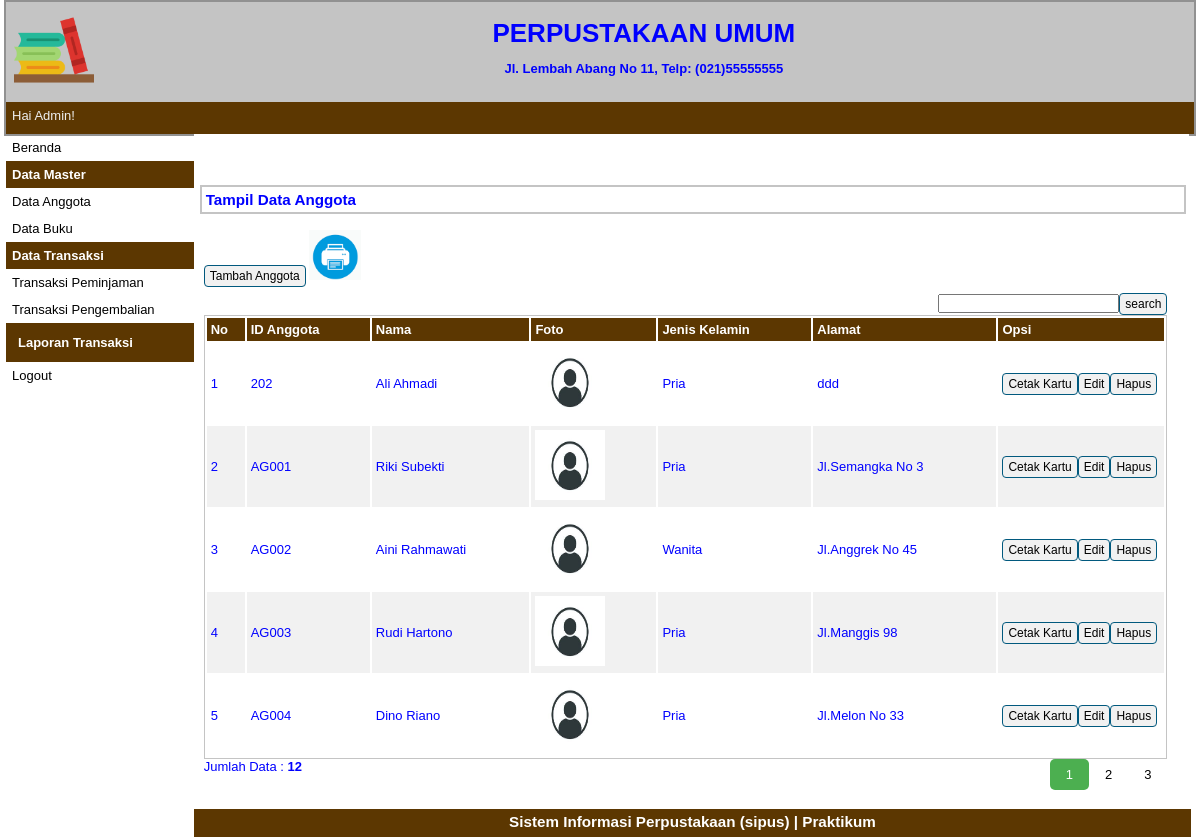
Screenshot of /index.php?p=anggota (signed in) with the database file from the repository.
### tables this page shows
CREATE TABLE `tbanggota` (
  `idanggota` varchar(5) NOT NULL,
  `nama` varchar(30) NOT NULL,
  `jeniskelamin` varchar(10) NOT NULL,
  `alamat` varchar(40) NOT NULL,
  `status` varchar(20) NOT NULL
);

### pages/anggota.php (the view, shortened to what this page needs)
<div id="label-page"><h3>Tampil Data Anggota</h3></div>
<div id="content">
	<p id="tombol-tambah-container"><a href="index.php?p=anggota-input" class="tombol">Tambah Anggota</a>
	<a target="_blank" href="pages/cetak.php"><img src="print.png" height="50px" height="50px"></a>
	<FORM CLASS="form-inline" METHOD="POST">
	<div align="right"><form method=post><input type="text" name="pencarian"><input type="submit" name="search" value="search" class="tombol"></form>
	</FORM>
	</p>
	<table id="tabel-tampil">
		<tr>
			<th id="label-tampil-no">No</td>
			<th>ID Anggota</th>
			<th>Nama</th>
			<th>Foto</th>
			<th>Jenis Kelamin</th>
			<th>Alamat</th>
			<th id="label-opsi">Opsi</th>
		</tr>
		<?php
		$batas = 5;
		extract($_GET);
		if(empty($hal)){
			$posisi = 0;
			$hal = 1;
			$nomor = 1;
		}
		else {
			$posisi = ($hal - 1) * $batas;
			$nomor = $posisi+1;
		}
		if($_SERVER['REQUEST_METHOD'] == "POST"){
			$pencarian = trim(mysqli_real_escape_string($db, $_POST['pencarian']));
			if($pencarian != ""){
				$sql = "SELECT * FROM tbanggota WHERE nama LIKE '%$pencarian%'
						OR idanggota LIKE '%$pencarian%'
						OR jeniskelamin LIKE '%$pencarian%'
						OR alamat LIKE '%$pencarian%'";
				$query = $sql;
				$queryJml = $sql;
			}
			else {
				$query = "SELECT * FROM tbanggota LIMIT $posisi, $batas";
				$queryJml = "SELECT * FROM tbanggota";
				$no = $posisi * 1;
			}
		}
		else {
			$query = "SELECT * FROM tbanggota LIMIT $posisi, $batas";
			$queryJml = "SELECT * FROM tbanggota";
		}
		$q_tampil_anggota = mysqli_query($db, $query);
		if(mysqli_num_rows($q_tampil_anggota)>0)
		{
		while($r_tampil_anggota=mysqli_fetch_array($q_tampil_anggota)){
			if(empty($r_tampil_anggota['foto'])or($r_tampil_anggota['foto']=='-'))
				$foto = "admin-no-photo.jpg";
			else
				$foto = $r_tampil_anggota['foto'];
		?>
		<tr>
			<td><?php echo $nomor; ?></td>
			<td><?php echo $r_tampil_anggota['idanggota']; ?></td>
			<td><?php echo $r_tampil_anggota['nama']; ?></td>
			<td><img src="images/<?php echo $foto; ?>" width=70px height=70px></td>
			<td><?php echo $r_tampil_anggota['jeniskelamin']; ?></td>
			<td><?php echo $r_tampil_anggota['alamat']; ?></td>
			<td>
				<div class="tombol-opsi-container"><a target="_blank" href="pages/cetak_kartu.php?id=<?php echo $r_tampil_anggota['idanggota'];?>" class="tombol">Cetak Kartu</a></div>
				<div class="tombol-opsi-container"><a href="index.php?p=anggota-edit&id=<?php echo $r_tampil_anggota['idanggota'];?>" class="tombol">Edit</a></div>
				<div class="tombol-opsi-container"><a href="proses/anggota-hapus.php?id=<?php echo $r_tampil_anggota['idanggota']; ?>" onclick = "return confirm ('Apakah Anda Yakin Akan Menghapus Data Ini?')" class="tombol">Hapus</a></div>
			</td>
		</tr>
		<?php $nomor++; }
		}
		else {
			echo "<tr><td colspan=6>Data Tidak Ditemukan</td></tr>";
		}?>
	</table>
	<?php
	if(isset($_POST['pencarian'])){
	if($_POST['pencarian']!=''){
		echo "<div style=\"float:left;\">";
		$jml = mysqli_num_rows(mysqli_query($db, $queryJml));
		echo "Data Hasil Pencarian: <b>$jml</b>";
		echo "</div>";
	}
	}
	else{ ?>
		<div style="float: left;">
		<?php
			$jml = mysqli_num_rows(mysqli_query($db, $queryJml));
			echo "Jumlah Data : <b>$jml</b>";
		?>
		</div>
		<div class="pagination">
				<?php
				$jml_hal = ceil($jml/$batas);
				for($i=1; $i<=$jml_hal; $i++){
					if($i != $hal){
						echo "<a href=\"?p=anggota&hal=$i\">$i</a>";
					}
					else {
						echo "<a class=\"active\">$i</a>";
					}
				}
				?>
		</div>
	<?php
	}
	?>
</div>

### index.php (shortened to what this page needs)
<?php
if(isset($_SESSION['sesi'])){
?>
<!doctype html>
<html>
<head>
	<link rel="stylesheet" type="text/css" href="style.css">
</head>
<body >
	<div id="container">
		<div id="header">
			<div id="logo-perpustakaan-container">
				<image id="logo-perpustakaan" src="images/logo-perpustakaan3.png" border=0 style="border:0; text-decoration:none; outline:none">
			</div>
			<div id="nama-alamat-perpustakaan-container">
				<div class="nama-alamat-perpustakaan">
					<h1> PERPUSTAKAAN UMUM </h1>
				</div>
				<div class="nama-alamat-perpustakaan">
					<h4>Jl. Lembah Abang No 11, Telp: (021)55555555</h4>
				</div>
			</div>
		</div>
		<div id="header2">
			<div id="nama-user">Hai <?php echo$_SESSION['sesi']; ?>!</div>
		</div>
		<div id="sidebar">
			<a href="index.php?p=beranda">Beranda</a>
			<p class="label-navigasi">Data Master</p>
			<ul>
				<li><a href="index.php?p=anggota">Data Anggota</a></li>
				<li><a href="index.php?p=buku">Data Buku</a></li>
			</ul>
			<p class="label-navigasi">Data Transaksi</p>
			<ul>
				<li><a href="index.php?p=transaksi-peminjaman">Transaksi Peminjaman</a></li>
				<li><a href="index.php?p=transaksi-pengembalian">Transaksi Pengembalian</a></li>
			</ul>
			<p class="label-navigasi" style="color: white;"><a href="index.php?p=transaksi-peminjaman"  style="color: white;">Laporan Transaksi</a></p>
			<a href="logout.php">Logout</a>
		</div>
		<div id="content-container">
			    <div class="container">
		<div class="row"><br/><br/><br/>
		</div>
    </div>
		<?php
			$pages_dir='pages';
			if(!empty($_GET['p'])){
				$pages=scandir($pages_dir,0);
				unset($pages[0],$pages[1]);
				$p=$_GET['p'];
				if(in_array($p.'.php',$pages)){
					include($pages_dir.'/'.$p.'.php');
				}else{
					echo'Halaman Tidak Ditemukan';
				}
			}else{
				include($pages_dir.'/beranda.php');
			}
		?>
		</div>
		<div id="footer"><h3>Sistem Informasi Perpustakaan (sipus) | Praktikum </h3></div>
	</div>
</body>
</html>
<?php
}
else {
	echo "<script>
		alert('Anda Harus Login Dahulu!');
	</script>";
	header('location:login.php');
}
?>

### style.css (style rules this page uses)
* { margin:0px; padding:0px }
body { font-family:sans-serif; font-size:13px; color:blue; }
.pagination { display: inline-block; }
.pagination a { color: black; float: left; padding: 8px 16px; text-decoration: none; }
.pagination a.active { background-color: #4CAF50; color: white; border-radius: 5px; }
#container { width:99%; margin:0px auto; border:2px solid #919191; background-color:#C4C4C4; }
#header { width:100%; height:100px; background-color:#C4C4C4; }
#logo-perpustakaan-container { float:left; width:6%; height:80%; padding:8px; }
#logo-perpustakaan { width:80px; height:80px; border:2px solid #FFFFFF; }
#nama-alamat-perpustakaan-container { float:left; width:90%; padding:10px; }
.nama-alamat-perpustakaan { float:left; width:100%; padding:6px; text-align:center; }
#header2 { width:100%; height:32px; background-color:#5C3701; color:#FFFFFF; }
#nama-user { float:left; color:#EEEEEE; padding:6px; }
#sidebar { float:left; width:15.8%; }
#sidebar ul { list-style:none; }
#sidebar a:link, #sidebar a:visited { color:black; text-decoration:none; display:block; padding:6px; }
.label-navigasi { background-color:#5C3701; padding:6px; color:white; font-weight:bold; }
#content-container { float:left; width:83.8%; background-color:#FFFFFF; }
#footer { width:99.4%; height:20px; clear:both; text-align:center; padding:4px; background-color:#5C3701; color:#FFFFFF; }
#label-page { margin-top:6px; margin-bottom:6px; margin-left:6px; border:2px solid #C4C4C4; padding:4px; width:97.9%; }
#content { float:left; width:96.8%; min-height:454px; background-image : border:2px solid #C4C4C4; padding:10px; margin-bottom:6px; }
.tombol { border-radius:4px; font-size:12px; text-decoration:none; background-color:#F1F1F1; padding-top:3px; padding-bottom:3px; padding-left:5px; padding-right:5px; border:1px solid #01597E; color:black; }
#tombol-tambah-container { margin-bottom:10px; }
#tabel-tampil { border:1px solid #C4C4C4; width:100%; }
#tabel-tampil tr:nth-child(odd) { background-color:#F1F1F1; }
#tabel-tampil tr th { background-color:#5C3701; color:#FFFFFF; padding:4px; text-align:left; }
#tabel-tampil td { padding:4px; }
#label-tampil-no { width:30px; }
#label-opsi { width:158px; font-weight:bold; }
.tombol-opsi-container { float:left; }

### rows the page displays
tbanggota: idanggota "202", nama "Ali Ahmadi", jeniskelamin "Pria", alamat "ddd"
tbanggota: idanggota "AG001", nama "Riki Subekti", jeniskelamin "Pria", alamat "Jl.Semangka No 3"
tbanggota: idanggota "AG002", nama "Aini Rahmawati", jeniskelamin "Wanita", alamat "Jl.Anggrek No 45"
tbanggota: idanggota "AG003", nama "Rudi Hartono", jeniskelamin "Pria", alamat "Jl.Manggis 98"
tbanggota: idanggota "AG004", nama "Dino Riano", jeniskelamin "Pria", alamat "Jl.Melon No 33"

### other values shown
$_SESSION['sesi'] "Admin"
$jml "12"
